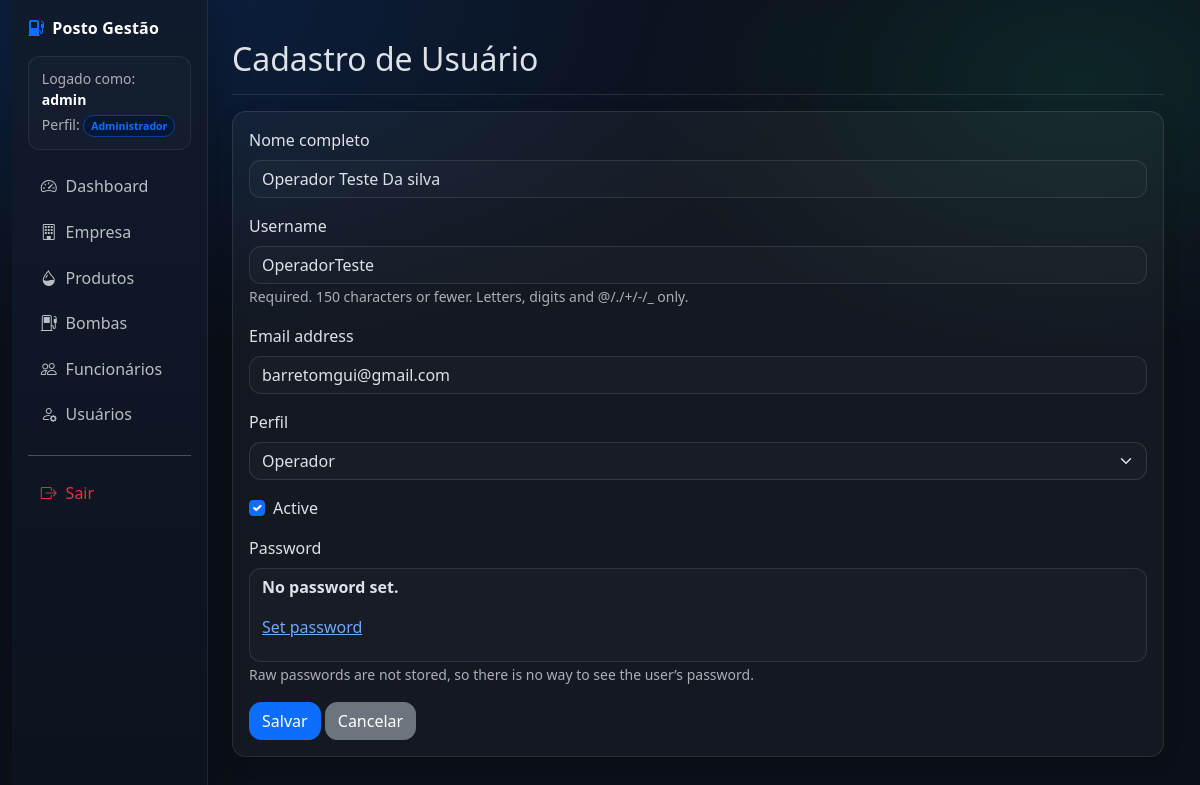
Screenshot of /usuarios/_legacy/atualizar/2/ (signed in) with the database file from the repository.
### accounts/models.py (models this page shows, shortened)
class CustomUser(AbstractUser):
    PERFIL_CHOICES = (
        ('ADMIN', 'Administrador'),
        ('GERENTE', 'Gerente'),
        ('OPERADOR', 'Operador'),
    )
    nome_completo = models.CharField('Nome completo', max_length=255, default='')
    perfil = models.CharField(max_length=10, choices=PERFIL_CHOICES, default='OPERADOR')
    data_cadastro = models.DateTimeField(auto_now_add=True)
    REQUIRED_FIELDS = ["email", "nome_completo"]

### accounts/views.py (the view)
# urls.py: path('_legacy/atualizar/<int:pk>/', views.UserUpdateView.as_view(), name='update'),
class UserUpdateView(LoginRequiredMixin, AdminRequiredMixin, AuditLogMixin, FlashSuccessMessageMixin, UpdateView):
    audit_action = 'UPDATE'
    model = CustomUser
    form_class = CustomUserChangeForm
    template_name = 'accounts/user_form.html'
    success_url = reverse_lazy('user_list')
    success_message = 'Usuário atualizado com sucesso!'

### accounts/forms.py
class CustomUserChangeForm(UserChangeForm):
    class Meta:
        model = CustomUser
        fields = ('nome_completo', 'username', 'email', 'perfil', 'is_active')

### core/mixins.py (called while the page is built)
    def test_func(self):
        return self.request.user.is_authenticated and self.request.user.perfil == 'ADMIN'

### accounts/templates/accounts/user_form.html (shortened to what this page needs)
{% extends 'base.html' %}
{% load django_bootstrap5 %}
{% block content %}
<div class="d-flex justify-content-between flex-wrap flex-md-nowrap align-items-center pt-3 pb-2 mb-3 border-bottom">
    <h1 class="h2">Cadastro de Usuário</h1>
</div>
<div class="card">
    <div class="card-body">
        <form method="post">
            {% bootstrap_form form %}
            <div class="mt-3">
                <button type="submit" class="btn btn-primary">Salvar</button>
                <a href="{% url 'user_list' %}" class="btn btn-secondary">Cancelar</a>
            </div>
        </form>
    </div>
</div>
{% endblock %}

### templates/base.html (shortened to what this page needs)
{% load django_bootstrap5 %}
{% load static %}
<!DOCTYPE html>
<html lang="pt-br" data-bs-theme="dark">
<head>
    {% bootstrap_css %}
    <link rel="stylesheet" href="https://cdn.jsdelivr.net/npm/bootstrap-icons@1.11.3/font/bootstrap-icons.min.css">
    <link rel="stylesheet" href="{% static 'css/app.css' %}">
</head>
<body>
<div class="container-fluid app-shell">
    <div class="row g-0">
        {% if user.is_authenticated %}
        {% with current=request.resolver_match.url_name %}
        <aside class="col-md-3 col-lg-2 d-md-block sidebar p-3">
            <div class="d-flex align-items-center justify-content-between mb-3">
                <div class="brand text-white">
                    <i class="bi bi-fuel-pump-fill me-2 text-primary"></i>Posto Gestão
                </div>
            </div>
            <div class="small text-muted mb-3 user-chip">
                Logado como: <strong class="text-white">{{ user.username }}</strong>
                <div class="mt-1">
                    Perfil:
                    <span class="badge bg-primary-subtle text-primary border border-primary-subtle">
                        {{ user.get_perfil_display }}
                    </span>
                </div>
            </div>
            <ul class="nav nav-pills flex-column gap-1">
                <li class="nav-item">
                    <a href="{% url 'dashboard' %}" class="nav-link {% if current == 'dashboard' %}active{% endif %}">
                        <i class="bi bi-speedometer2"></i> Dashboard
                    </a>
                </li>
                {% if user.perfil != 'OPERADOR' %}
                <li class="nav-item">
                    <a href="{% url 'empresa_detail' %}" class="nav-link {% if current == 'empresa_detail' or current == 'empresa_create' or current == 'empresa_update' %}active{% endif %}">
                        <i class="bi bi-building"></i> Empresa
                    </a>
                </li>
                {% endif %}
                <li class="nav-item">
                    <a href="{% url 'produto_list' %}" class="nav-link {% if current == 'produto_list' or current == 'produto_create' or current == 'produto_update' %}active{% endif %}">
                        <i class="bi bi-droplet-half"></i> Produtos
                    </a>
                </li>
                <li class="nav-item">
                    <a href="{% url 'bomba_list' %}" class="nav-link {% if current == 'bomba_list' or current == 'bomba_create' or current == 'bomba_update' %}active{% endif %}">
                        <i class="bi bi-fuel-pump"></i> Bombas
                    </a>
                </li>
                <li class="nav-item">
                    <a href="{% url 'funcionario_list' %}" class="nav-link {% if current == 'funcionario_list' or current == 'funcionario_create' or current == 'funcionario_update' %}active{% endif %}">
                        <i class="bi bi-people"></i> Funcionários
                    </a>
                </li>
                {% if user.perfil == 'ADMIN' %}
                <li class="nav-item">
                    <a href="{% url 'user_list' %}" class="nav-link {% if current == 'user_list' or current == 'user_create' or current == 'user_update' %}active{% endif %}">
                        <i class="bi bi-person-gear"></i> Usuários
                    </a>
                </li>
                {% endif %}
                <li class="nav-item mt-3 pt-3 border-top app-border">
                    <form action="{% url 'logout' %}" method="post">
                        <button type="submit" class="nav-link w-100 text-start text-danger border-0 bg-transparent">
                            <i class="bi bi-box-arrow-right"></i> Sair
                        </button>
                    </form>
                </li>
            </ul>
        </aside>
        {% endwith %}
        <main class="col-md-9 col-lg-10 content">
        {% else %}
        <main class="col-12 content">
        {% endif %}
            {% block content %}{% endblock %}
        </main>
    </div>
</div>
</body>
</html>

### static/css/app.css (style rules this page uses)
:root { --app-bg: #0b0f17; --sidebar-bg: #0f1624; --card-bg: rgba(255,255,255,.04); --card-border: rgba(255,255,255,.10); --muted: rgba(255,255,255,.65); }
body { background: radial-gradient(1200px 600px at 10% 0%, rgba(13,110,253,.18), transparent 60%), radial-gradient(800px 500px at 90% 10%, rgba(32,201,151,.12), transparent 55%), var(--app-bg); }
.app-shell { min-height: 100vh; }
.sidebar { min-height: 100vh; background: linear-gradient(180deg, rgba(16,26,44,.98), rgba(12,18,30,.95)); border-right: 1px solid rgba(255,255,255,.08); box-shadow: 12px 0 30px rgba(0,0,0,.18); }
.sidebar .brand { font-weight: 700; letter-spacing: .2px; }
.user-chip { border: 1px solid rgba(255,255,255,.08); background: rgba(255,255,255,.02); border-radius: 12px; padding: .7rem .8rem; }
.sidebar .nav-link { color: rgba(255,255,255,.72); border-radius: 10px; padding: .55rem .8rem; display: flex; gap: .55rem; align-items: center; transition: all .2s ease; }
.content { padding: 24px; }
.card { background: var(--card-bg); border: 1px solid var(--card-border); border-radius: 14px; box-shadow: 0 6px 18px rgba(0,0,0,.15); }
.border-bottom { border-color: rgba(255,255,255,.10)!important; }
.text-muted { color: var(--muted)!important; }
.form-control, .form-select { border-radius: 12px; background-color: rgba(255,255,255,.02); border-color: rgba(255,255,255,.12); }
.btn { border-radius: 12px; }
.badge { border-radius: 999px; padding: .45em .65em; font-weight: 600; }

### rows the page displays
CustomUser: username "admin", perfil "Administrador"
CustomUser: nome_completo "Operador Teste Da silva", username "OperadorTeste", email "barretomgui@gmail.com", perfil "Operador", is_active "☑"
